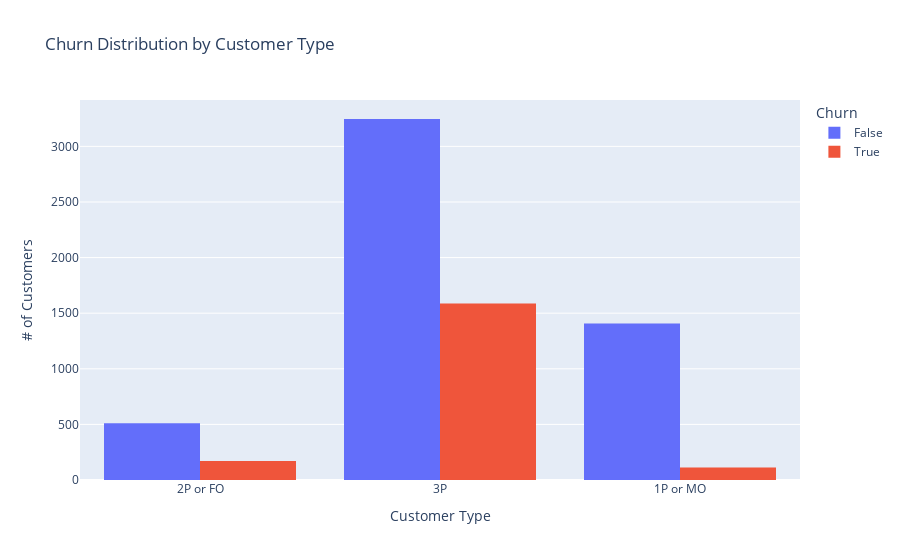

Notebook code for this chart:
### Markdown cell above
Here we look at how different types of customers churn. Customers with just a phone and no internet are more loyal. 

**Recommendation:** Let's find why bundles are not working. Are the market prices lower or have more benefits? Has the quality of our internet service worsen?

### Code cell
# Create a count plot using Plotly Express
fig = px.histogram(df, x='CustomerType', color='Churn', barmode='group', 
                   labels={'CustomerType': 'Customer Type', 'Churn': 'Churn', 'count': '# of Customers'},
                   title='Churn Distribution by Customer Type')

fig.update_layout(xaxis_title='Customer Type', yaxis_title='# of Customers')

fig.show()

### Figure 1 — Plotly figure (JSON) as saved in the notebook; plotly's stock layout.template omitted (floating-point values rounded to 4 significant figures; data arrays with more than 128 entries replaced by an {"elided": "..."} marker saying what was removed)
{"data": [{"alignmentgroup": "True", "bingroup": "x", "hovertemplate": "Churn=False<br>Customer Type=%{x}<br>count=%{y}<extra></extra>", "legendgroup": "False", "marker": {"color": "#636efa", "pattern": {"shape": ""}}, "name": "False", "offsetgroup": "False", "orientation": "v", "showlegend": true, "type": "histogram", "x": {"elided": "5163 str values"}, "xaxis": "x", "yaxis": "y"}, {"alignmentgroup": "True", "bingroup": "x", "hovertemplate": "Churn=True<br>Customer Type=%{x}<br>count=%{y}<extra></extra>", "legendgroup": "True", "marker": {"color": "#EF553B", "pattern": {"shape": ""}}, "name": "True", "offsetgroup": "True", "orientation": "v", "showlegend": true, "type": "histogram", "x": {"elided": "1869 str values"}, "xaxis": "x", "yaxis": "y"}], "layout": {"barmode": "group", "legend": {"title": {"text": "Churn"}, "tracegroupgap": 0}, "title": {"text": "Churn Distribution by Customer Type"}, "xaxis": {"anchor": "y", "domain": [0, 1], "title": {"text": "Customer Type"}}, "yaxis": {"anchor": "x", "domain": [0, 1], "title": {"text": "# of Customers"}}}}
